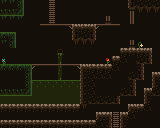

Tiled map render using the project's own tile images. Description and the whole map definition, tile-layer contents included, below:
An orthogonal 20x16 tile map with 8x8 px tiles, 1 tile layer (tiles) and 4 objects (2x 1, 0, 2).

<map version="1.4" tiledversion="1.4.3" orientation="orthogonal" renderorder="right-down" width="20" height="16" tilewidth="8" tileheight="8" infinite="0" nextlayerid="7" nextobjectid="9">
 <editorsettings>
  <export target="sewer.json" format="json" />
 </editorsettings>
 <tileset firstgid="1" source="f24.tsx" />
 <layer id="1" name="tiles" width="20" height="16">
  <data encoding="csv">
29,29,26,64,64,64,40,64,64,64,64,64,64,64,64,64,2147483668,21,21,21,
28,28,27,64,64,64,40,64,64,64,64,64,64,64,64,64,41,23,23,23,
29,29,29,64,64,64,40,64,64,64,64,64,64,1073741865,64,64,42,64,64,64,
64,64,64,64,64,44,44,44,2147483691,2147483666,17,18,43,44,44,64,64,64,64,64,
24,25,64,64,64,64,64,64,64,2147483668,21,20,64,64,64,64,64,64,64,64,
29,26,64,64,64,64,64,64,64,23,23,23,64,64,64,64,1073741865,38,64,64,
64,64,64,64,64,64,64,30,64,64,64,64,64,64,64,17,17,17,18,64,
37,64,64,64,64,64,64,31,64,64,64,64,64,39,17,22,64,21,20,64,
24,24,24,25,43,44,44,46,44,2147483691,2147483666,17,17,17,22,64,64,19,64,64,
64,64,64,26,64,64,64,31,64,64,2147483667,22,22,22,64,64,21,20,64,2147483666,
64,64,64,26,32,32,32,32,32,32,2147483667,22,64,64,64,64,19,64,64,2147483667,
28,28,28,27,47,47,47,47,47,47,2147483667,22,64,64,64,21,20,64,2147483666,21,
47,47,47,47,47,47,47,47,47,47,2147483667,21,21,21,20,64,64,64,2147483667,64,
17,17,17,17,17,17,17,17,17,17,23,64,64,64,64,64,2147483666,17,22,64,
64,64,64,64,64,64,64,64,64,64,64,64,2147483666,18,40,2147483666,22,64,64,64,
17,17,17,17,17,17,17,17,17,17,17,17,22,19,40,2147483667,64,64,64,64
</data>
 </layer>
 <objectgroup id="6" name="spawns" visible="0">
  <object id="5" name="player_start" type="0" gid="1" x="0" y="32" width="8" height="8" />
  <object id="6" name="slime" type="2" gid="49" x="80" y="24" width="8" height="8" />
  <object id="7" name="coin_pickup" type="1" gid="33" x="0" y="120" width="8" height="8" />
  <object id="8" name="coin_pickup" type="1" gid="33" x="40" y="24" width="8" height="8" />
 </objectgroup>
</map>